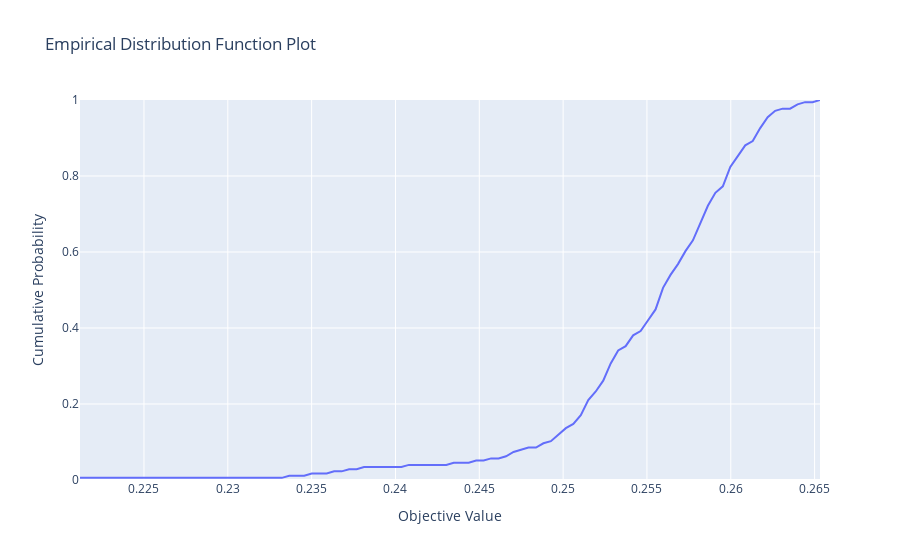

Source (notebook cell):
### Code cell
opt.visualization.plot_edf(list(lgb_study.values()))
